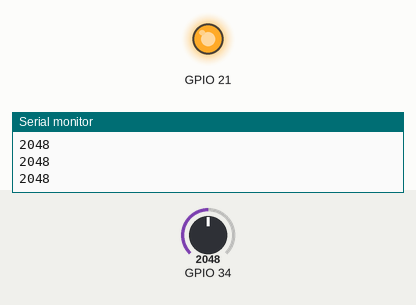
The sketch below on a simulated ESP32. Parts: output pins drawn as LEDs (lit = HIGH), the last lines printed to the serial monitor. The test bench sets the inputs (shaded band); at power-on: GPIO 34 = 2048.

Above: at 1.2 s.
1.3 s: GPIO 34 set to 320
2.8 s: GPIO 34 set to 279
At 3.7 s:
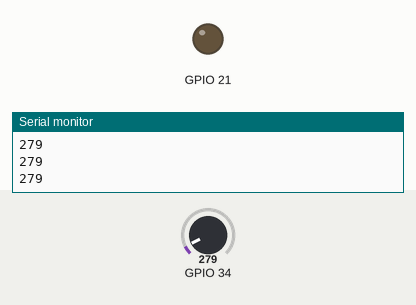
4.3 s: GPIO 34 set to 340
At 4.7 s:
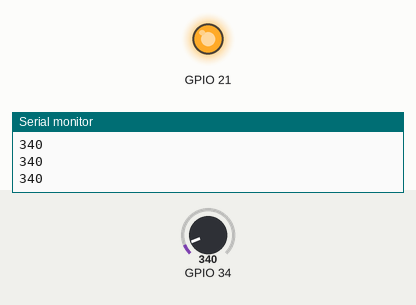
5.8 s: GPIO 34 set to 260
At 7.1 s:
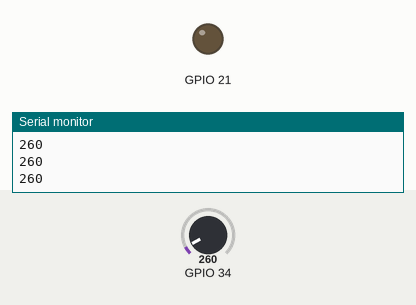
Timing chart, 0 to 8.3 s (numbered marks = the images above; inputs shaded):
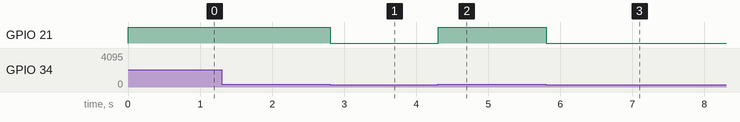

The sketch:

sketch_dec16a.ino
```cpp
int mois;
int mois_sum = 0;
int counter = 0;
int mois_av;

void setup() {
  // put your setup code here, to run once:
  pinMode(34, INPUT);
  pinMode(21, OUTPUT);
  Serial.begin(9600);
}

void loop() {
  counter ++;
  mois = analogRead(34);
  mois_sum = mois_sum + mois;

  if (counter == 5) {
    mois_av = mois_sum/counter;
    Serial.println(mois_av);

    if (mois_av > 300) {
      digitalWrite(21, 1);
      }
    else {
      digitalWrite(21, 0);
      }
      counter = 0;
      mois_sum = 0;
  }
}
```

Measured:
- the behaviour switches between 301 and 300 on GPIO 34 (found by bisection; images 0 and 1)
- after the input at 2.8 s, GPIO 21: HIGH → LOW at once
- after the input at 4.3 s, GPIO 21: LOW → HIGH at once
- after the input at 5.8 s, GPIO 21: HIGH → LOW at once
